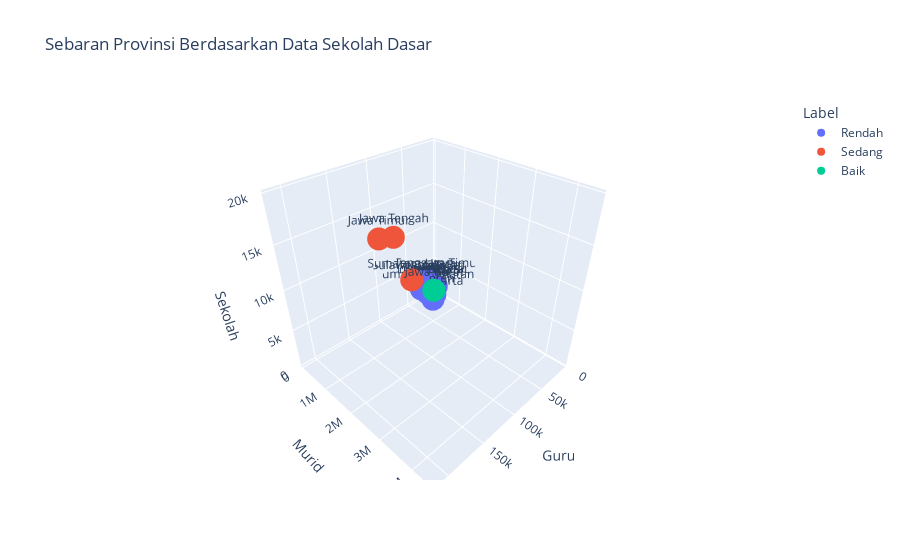

Here is the notebook cell this chart was saved with:
### Code cell
figure = plotly_express.scatter_3d(df,
                 x='Guru', y='Murid',
                 z='Sekolah', color="Label", text="Provinsi",
                 title="Sebaran Provinsi Berdasarkan Data Sekolah Dasar")
 
figure.update_layout(showlegend=True)
 
figure.show()

### Figure 1 — Plotly figure (JSON) as saved in the notebook; plotly's stock layout.template omitted (floating-point values rounded to 4 significant figures)
{"data": [{"hovertemplate": "Label=Rendah<br>Guru=%{x}<br>Murid=%{y}<br>Sekolah=%{z}<br>Provinsi=%{text}<extra></extra>", "legendgroup": "Rendah", "marker": {"color": "#636efa", "symbol": "circle"}, "mode": "markers+text", "name": "Rendah", "scene": "scene", "showlegend": true, "text": ["Aceh", "Sumatera Barat", "Riau", "Jambi", "Sumatera Selatan", "Bengkulu", "Lampung", "Kepulauan Bangka Belitung", "Kepulauan Riau", "DKI Jakarta", "DI Yogyakarta", "Banten", "Bali", "Nusa Tenggara Barat", "Nusa Tenggara Timur", "Kalimantan Barat", "Kalimantan Tengah", "Kalimantan Selatan", "Kalimantan Timur", "Kalimantan Utara", "Sulawesi Utara", "Sulawesi Tengah", "Sulawesi Selatan", "Sulawesi Tenggara", "Gorontalo", "Sulawesi Barat", "Maluku", "Maluku Utara", "Papua Barat", "Papua"], "type": "scatter3d", "x": [48541, 46833, 51378, 27161, 59861, 16035, 57711, 9678, 14033, 40344, 20455, 56887, 25719, 42159, 54285, 39540, 25485, 30182, 26112, 6095, 18795, 27175, 70404, 25567, 8392, 13755, 17969, 12037, 9791, 20227], "y": [486958, 597218, 773526, 368694, 882534, 194381, 799619, 162722, 225575, 765090, 274438, 1185883, 382864, 509469, 669225, 565648, 275040, 356919, 412229, 78529, 215237, 307722, 880177, 291723, 108142, 143993, 207996, 140564, 131171, 472552], "z": [3529, 4260, 3791, 2463, 4696, 1398, 4732, 832, 973, 2239, 1848, 4634, 2416, 3309, 5203, 4438, 2648, 2915, 1919, 485, 2203, 2926, 6438, 2345, 928, 1326, 1812, 1315, 1104, 2642]}, {"hovertemplate": "Label=Sedang<br>Guru=%{x}<br>Murid=%{y}<br>Sekolah=%{z}<br>Provinsi=%{text}<extra></extra>", "legendgroup": "Sedang", "marker": {"color": "#EF553B", "symbol": "circle"}, "mode": "markers+text", "name": "Sedang", "scene": "scene", "showlegend": true, "text": ["Sumatera Utara", "Jawa Tengah", "Jawa Timur"], "type": "scatter3d", "x": [109585, 173671, 186798], "y": [1548652, 2631174, 2579913], "z": [9782, 18760, 19007]}, {"hovertemplate": "Label=Baik<br>Guru=%{x}<br>Murid=%{y}<br>Sekolah=%{z}<br>Provinsi=%{text}<extra></extra>", "legendgroup": "Baik", "marker": {"color": "#00cc96", "symbol": "circle"}, "mode": "markers+text", "name": "Baik", "scene": "scene", "showlegend": true, "text": ["Jawa Barat"], "type": "scatter3d", "x": [212849], "y": [4450934], "z": [19659]}], "layout": {"legend": {"title": {"text": "Label"}, "tracegroupgap": 0}, "scene": {"domain": {"x": [0, 1], "y": [0, 1]}, "xaxis": {"title": {"text": "Guru"}}, "yaxis": {"title": {"text": "Murid"}}, "zaxis": {"title": {"text": "Sekolah"}}}, "showlegend": true, "title": {"text": "Sebaran Provinsi Berdasarkan Data Sekolah Dasar"}}}
